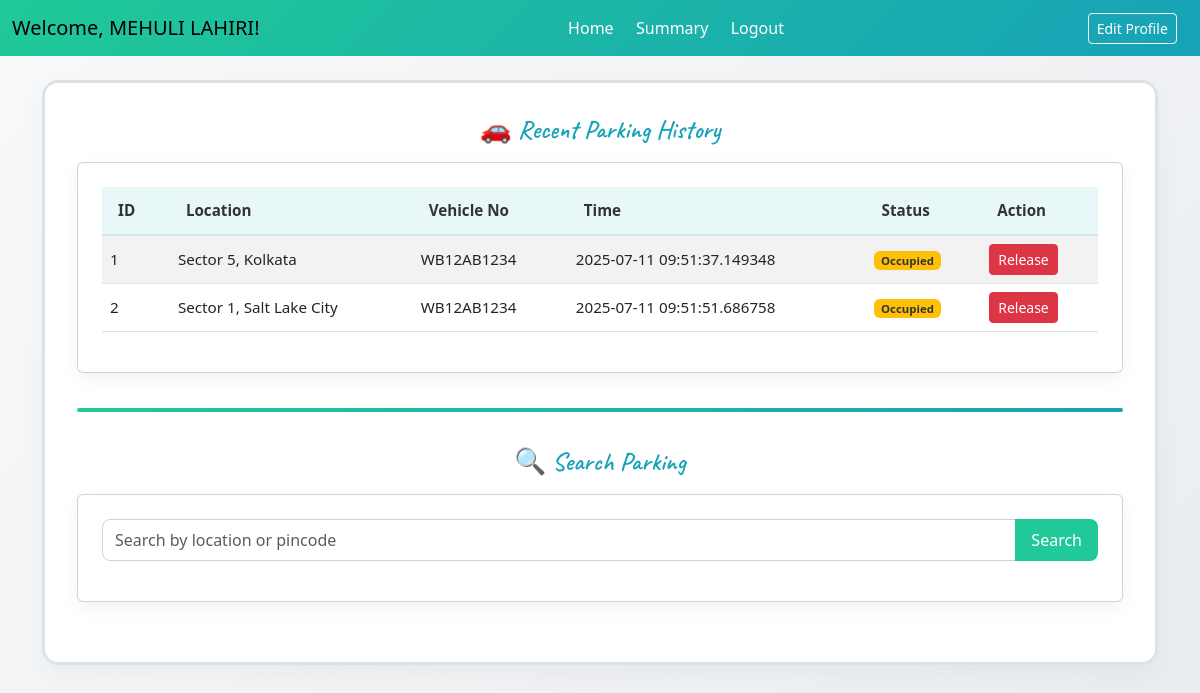
Before: /user_dashboard (signed in) with the older database file.
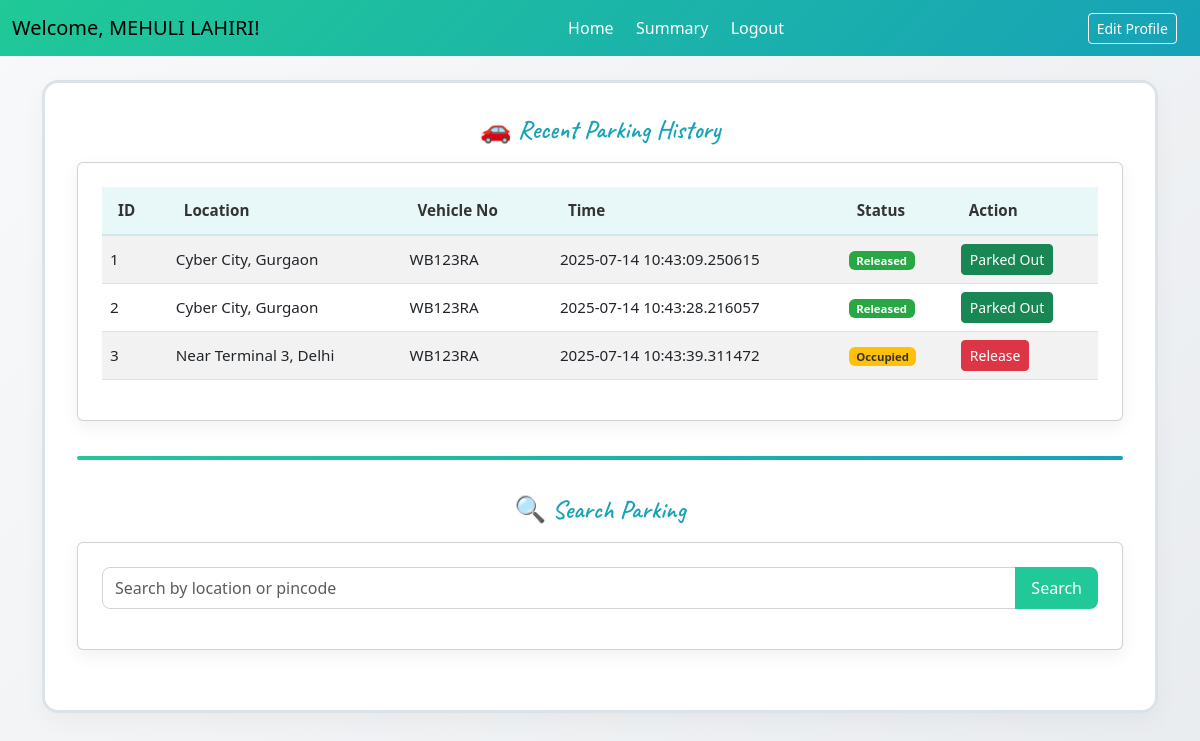
After: the same page with the newer database file.
### backend/models.py (models this page shows, shortened)
class Reservation(db.Model):
    __tablename__ = "reservations"
    id = db.Column(db.Integer, primary_key=True)
    spot_id = db.Column(db.Integer, db.ForeignKey('parking_spots.id'), nullable=False)
    user_id = db.Column(db.Integer, db.ForeignKey('user_info.id'), nullable=False)
    vehicle_no = db.Column(db.String(20), nullable=False)
    parking_timestamp = db.Column(db.DateTime, default=datetime.utcnow)
    leaving_timestamp = db.Column(db.DateTime, nullable=True)
    cost = db.Column(db.Float)
    @property
    def lot(self):
        return self.spot.lot if self.spot else None

class ParkingLot(db.Model):
    __tablename__ = "parking_lot"
    id = db.Column(db.Integer, primary_key=True)
    prime_location_name = db.Column(db.String(100), nullable=False)
    name = db.Column(db.String(100))
    address = db.Column(db.String(200))
    pincode = db.Column(db.String(10))
    price_per_hour = db.Column(db.Float, nullable=False)
    total_spots = db.Column(db.Integer, nullable=False)
    created_date = db.Column(db.DateTime, default=datetime.utcnow)
    location = db.Column(db.String(255))
    spots = db.relationship('ParkingSpot', backref='lot', lazy=True)  # relationship to ParkingSpot

### backend/controllers.py (the view)
    @app.route("/user_dashboard")
    def user_dashboard():
        if 'user_id' not in session:
            return redirect('/login')
        user = User_Info.query.get(session['user_id'])
        reservations = Reservation.query.filter_by(user_id=user.id).all()
        total_bookings = len(reservations)
        active_bookings = sum(1 for r in reservations if r.spot.status == 'O')
        return render_template(
            "user_dashboard.html",
            user=user,
            reservations=reservations,
            total_bookings=total_bookings,
            active_bookings=active_bookings,
            results=[],
            query=""
        )

### templates/user_dashboard.html (shortened to what this page needs)
<!DOCTYPE html>
<html lang="en">
<head>
  <link rel="stylesheet" href="/static/css/style.css">
  <link href="https://cdn.jsdelivr.net/npm/bootstrap@5.3.0/dist/css/bootstrap.min.css" rel="stylesheet">
</head>
<body>
<div class="main-container">
  <nav class="navbar navbar-expand-lg dashboard-navbar">
    <div class="container-fluid">
      <span class="navbar-brand">Welcome, {{ user.full_name }}!</span>
      <div class="nav-center d-flex">
        <a href="/user_dashboard" class="nav-link">Home</a>
        <a href="/user_summary" class="nav-link">Summary</a>
        <a href="{{ url_for('logout') }}" class="nav-link">Logout</a>
      </div>
      <div>
        <a href="/user_edit_profile" class="btn btn-outline-light btn-sm">Edit Profile</a>
      </div>
    </div>
  </nav>
  <div class="container py-4">
    <div class="dashboard-border">
      <h5 class="section-title text-center mb-3">🚗 Recent Parking History</h5>
      <div class="card glass-card">
        <div class="card-body">
          <table class="table table-hover table-striped">
            <thead>
              <tr>
                <th>ID</th>
                <th>Location</th>
                <th>Vehicle No</th>
                <th>Time</th>
                <th>Status</th>
                <th>Action</th>
              </tr>
            </thead>
            <tbody>
              {% for res in reservations %}
              <tr>
                <td>{{ res.id }}</td>
                <td>{{ res.lot.location }}</td>
                <td>{{ res.vehicle_no }}</td>
                <td>{{ res.parking_timestamp }}</td>
                <td>
                  {% if res.leaving_timestamp == None %}
                    <span class="badge bg-warning">Occupied</span>
                  {% else %}
                    <span class="badge bg-success">Released</span>
                  {% endif %}
                </td>
                <td>
                  {% if res.leaving_timestamp == None %}
                  <button class="btn btn-sm btn-danger"
                          data-bs-toggle="modal"
                          data-bs-target="#releaseModal"
                          data-res-id="{{ res.id }}"
                          data-vehicle-no="{{ res.vehicle_no }}"
                          data-location="{{ res.lot.location }}"
                          data-parking-time="{{ res.parking_timestamp }}">
                    Release
                  </button>
                  {% else %}
                  <a href="/parkedout/{{ res.id }}" class="btn btn-sm btn-success">Parked Out</a>
                  {% endif %}
                </td>
              </tr>
              {% endfor %}
            </tbody>
          </table>
        </div>
      </div>
      <hr class="inner-divider">
      <h5 class="section-title text-center mb-3">🔍 Search Parking</h5>
      <div class="card glass-card">
        <div class="card-body">
          <form method="get" action="/user_search">
            <div class="input-group mb-3">
              <input type="text" class="form-control" name="q" placeholder="Search by location or pincode">
              <button class="btn btn-primary" type="submit">Search</button>
            </div>
          </form>
        </div>
      </div>
    </div>
  </div>
</div>
</body>
</html>

Changed rows visible on the page:
changed Reservation id 1: lot.location "Sector 5, Kolkata" → "Cyber City, Gurgaon"; vehicle_no "WB12AB1234" → "WB123RA"; parking_timestamp "2025-07-11 09:51:37.149348" → "2025-07-14 10:43:09.250615"; leaving_timestamp "Occupied Release" → "Released Parked Out"
changed Reservation id 2: lot.location "Sector 1, Salt Lake City" → "Cyber City, Gurgaon"; vehicle_no "WB12AB1234" → "WB123RA"; parking_timestamp "2025-07-11 09:51:51.686758" → "2025-07-14 10:43:28.216057"; leaving_timestamp "Occupied Release" → "Released Parked Out"
now on this page (row edited): Reservation: id "3", lot.location "Near Terminal 3, Delhi", vehicle_no "WB123RA", parking_timestamp "2025-07-14 10:43:39.311472", shows "Occupied"
